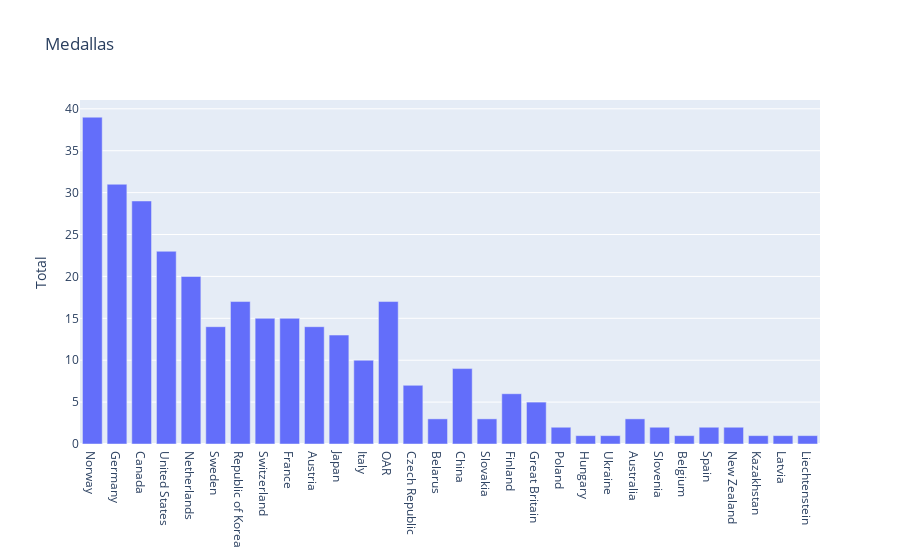

Here is the notebook cell this chart was saved with:
### Code cell
datos = [go.Bar(x=valores['Pais'], y=valores['Total'])]
capa = go.Layout(title='Medallas', yaxis=dict(title='Total'))
figure = go.Figure(data=datos, layout=capa)
pyo.iplot(figure)

### Figure 1 — Plotly figure (JSON) as saved in the notebook; plotly's stock layout.template omitted (floating-point values rounded to 4 significant figures)
{"data": [{"type": "bar", "x": ["Norway", "Germany", "Canada", "United States", "Netherlands", "Sweden", "Republic of Korea", "Switzerland", "France", "Austria", "Japan", "Italy", "OAR", "Czech Republic", "Belarus", "China", "Slovakia", "Finland", "Great Britain", "Poland", "Hungary", "Ukraine", "Australia", "Slovenia", "Belgium", "Spain", "New Zealand", "Kazakhstan", "Latvia", "Liechtenstein"], "y": [39, 31, 29, 23, 20, 14, 17, 15, 15, 14, 13, 10, 17, 7, 3, 9, 3, 6, 5, 2, 1, 1, 3, 2, 1, 2, 2, 1, 1, 1]}], "layout": {"title": {"text": "Medallas"}, "yaxis": {"title": {"text": "Total"}}}}
